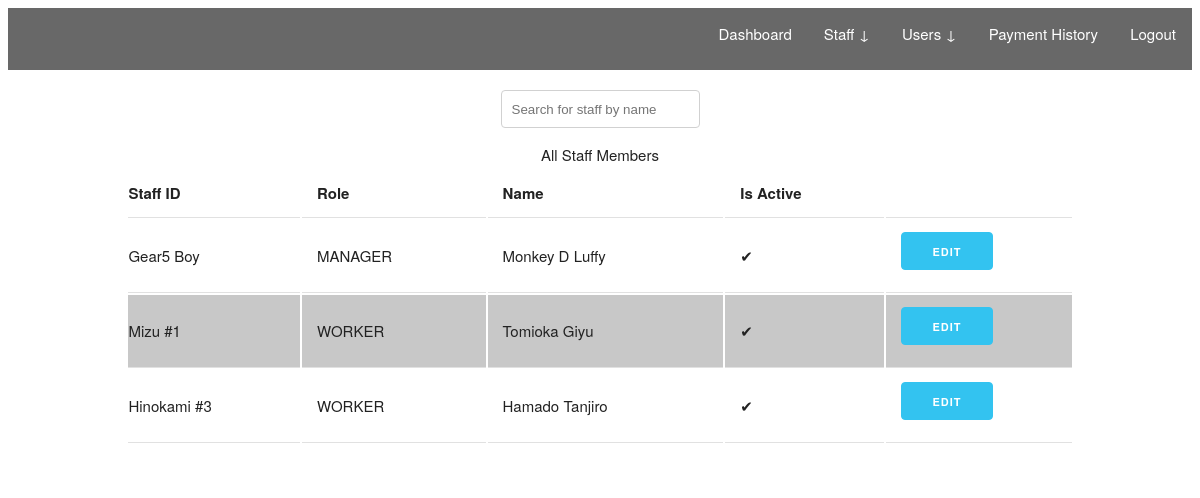
Page /admin/all_staff (signed in) on the committed database.
### estate/models.py (models this page shows, shortened)
class User(db.Model, UserMixin):
    __tablename__ = 'users'
    id = db.Column(db.Integer, primary_key=True)
    user_tag = db.Column(db.String(64), unique=True)
    password_hash = db.Column(db.String(128))
    first_name = db.Column(db.String(128))
    middle_name = db.Column(db.String(128))
    last_name = db.Column(db.String(128))
    gender = db.Column(db.String(32))
    role = db.Column(db.String(32))
    email = db.Column(db.String(128), unique=True)
    number = db.Column(db.String(64))
    is_active = db.Column(db.BOOLEAN, default=True)
    joined_date = db.Column(db.DateTime, default=datetime.now())
    is_staff = db.Column(db.BOOLEAN, default=False)
    is_new = db.Column(db.BOOLEAN, default=True)
    outstanding_rent = db.Column(db.Integer, default=0)
    outstanding_service_charge = db.Column(db.Integer, default=0)
    lease_duration = db.Column(db.Integer, default=1)
    lease_start = db.Column(db.DateTime)
    lease_expiry = db.Column(db.DateTime)
    """RELATIONSHIPS"""
    payments = db.relationship('Payment', backref='tenant', lazy='dynamic')
    """PASSWORD METHODS AND VERIFICATION"""
    @property
    def password(self) -> AttributeError:
        raise AttributeError('PROPERTY NOT ACCESSIBLE')
    """----------------------------------------------------------"""
    def get_users(role: str) -> db.Query:
        if role == 'staff':
            return User.query.filter_by(is_staff=True)
        return User.query.filter_by(role=role.upper())

### estate/blueprints/admin/views.py (the view)
@admin.route('/admin/all_staff')
@login_required
@admin_required
def all_staff():
    staff = User.get_users('staff')
    return render_template('admin/all_staff.html', staff=staff)

### estate/models.py (called while the page is built)
@login_manager.user_loader
def load_user(user_tag):
    return User.query.get(user_tag)

### estate/templates/admin/all_staff.html (shortened to what this page needs)
{% extends "base.html" %}
{% block content %}
<header>
    {% include 'partials/admin_nav.html' %}
</header>
<div class="container">
    <div class="search-div">
        <input type="text" onkeyup="search()" placeholder="Search for staff by name" id="searchBtn">
    </div>
    <table class="u-full-width staff">
        <caption>All Staff Members</caption>
        <thead>
            <tr>
                <th>Staff ID</th>
                <th>Role</th>
                <th>Name</th>
                <th>Is Active</th>
                <th></th>
            </tr>
        </thead>
        <tbody>
            {% for st in staff %}
            <tr class="{{st.first_name}}{{st.last_name}}{{st.middle_name}}">
                <td>{{ st.user_tag }}</td>
                <td>{{ st.role }}</td>
                <td>{{ st.first_name }} {{ st.middle_name }} {{ st.last_name }}</td>
                {% if st.is_active %}
                <td>✔</td>
                {% else %}
                <td>❌</td>
                {% endif %}
                <td><a href="{{ url_for('.edit_staff', id=st.id) }}" class="button button-primary">Edit</a></td>
            </tr>
            {% endfor %}
        </tbody>
    </table>
</div>
{% endblock %}

### estate/templates/base.html (shortened to what this page needs)
<!DOCTYPE html>
<html lang="en">
<head>
    <link rel="stylesheet" href="{{ url_for('static', filename='css/custom.css') }}", type="text/css">
    <link rel="stylesheet" href="{{ url_for('static', filename='css/skeleton.css')}}" type="text/css">
</head>
<body>
    <main>
        {% block content %}
        {% endblock %}
    </main>
</body>
</html>

### estate/templates/partials/admin_nav.html (shortened to what this page needs)
<nav>
    <div class="u-pull-right">
        <li style="list-style: none;">
            <a href="{{ url_for('admin.index') }}">Dashboard</a>
        </li>
        <li class="dropdown">
            <a class="dropbtn">Staff &downarrow;</a>
        </li>
        <li class="dropdown">
            <a class="dropbtn">Users &downarrow;</a>
        </li>
        <li style="list-style: none;">
            <a href="{{ url_for('admin.payments') }}">Payment History</a>
        </li>
        <li style="list-style: none;">
            <a href="{{ url_for('admin.logout') }}">Logout</a>
        </li>
    </div>
</nav>

### estate/static/css/custom.css (style rules this page uses)
* { box-sizing: border-box; }
.search-div { display: flex; justify-content: center; align-items: center; margin-top: 20px; }
tr:nth-child(even) { background-color: rgb(200, 200, 200); }
nav { background-color: rgb(104, 104, 104); overflow: hidden; list-style-type: none; }
nav div li { float: left; }
nav div li a { display: block; color: white; text-align: center; padding: 14px 16px; text-decoration: none; }
.dropdown { float: left; overflow: hidden; }
.dropdown .dropbtn { display: block; color: white; text-align: center; padding: 14px 16px; text-decoration: none; }

### estate/static/css/skeleton.css (style rules this page uses)
.container { position: relative; width: 100%; max-width: 960px; margin: 0 auto; padding: 0 20px; box-sizing: border-box; }
@media (min-width: 400px) { .container { width: 85%; padding: 0; } }
@media (min-width: 550px) { .container { width: 80%; } }
html { font-size: 62.5%; }
body { font-size: 1.5em; line-height: 1.6; font-weight: 400; font-family: "Raleway", "HelveticaNeue", "Helvetica Neue", Helvetica, Arial, sans-serif; color: #222; }
a { color: #1EAEDB; }
.button, button, input[type="submit"], input[type="reset"], input[type="button"] { display: inline-block; height: 38px; padding: 0 30px; color: #555; text-align: center; font-size: 11px; font-weight: 600; line-height: 38px; letter-spacing: .1rem; text-transform: uppercase; text-decoration: none; white-space: nowrap; background-color: transparent; border-radius: 4px; border: 1px solid #bbb; cursor: pointer; box-sizing: border-box; }
.button.button-primary, button.button-primary, input[type="submit"].button-primary, input[type="reset"].button-primary, input[type="button"].button-primary { color: #FFF; background-color: #33C3F0; border-color: #33C3F0; }
input[type="email"], input[type="number"], input[type="search"], input[type="text"], input[type="tel"], input[type="url"], input[type="password"], textarea, select { height: 38px; padding: 6px 10px; background-color: #fff; border: 1px solid #D1D1D1; border-radius: 4px; box-shadow: none; box-sizing: border-box; }
input[type="email"], input[type="number"], input[type="search"], input[type="text"], input[type="tel"], input[type="url"], input[type="password"], textarea { -webkit-appearance: none; -moz-appearance: none; appearance: none; }
li { margin-bottom: 1rem; }
th, td { padding: 12px 15px; text-align: left; border-bottom: 1px solid #E1E1E1; }
th:first-child, td:first-child { padding-left: 0; }
th:last-child, td:last-child { padding-right: 0; }
button, .button { margin-bottom: 1rem; }
input, textarea, select, fieldset { margin-bottom: 1.5rem; }
pre, blockquote, dl, figure, table, p, ul, ol, form { margin-bottom: 2.5rem; }
.u-full-width { width: 100%; box-sizing: border-box; }
.u-pull-right { float: right; }
.container:after, .row:after, .u-cf { content: ""; display: table; clear: both; }

### rows in the picture
User: user_tag "Gear5 Boy", role "MANAGER", first_name "Monkey", middle_name "D", last_name "Luffy"
User: user_tag "Mizu #1", role "WORKER", first_name "Tomioka", last_name "Giyu"
User: user_tag "Hinokami #3", role "WORKER", first_name "Hamado", last_name "Tanjiro"
